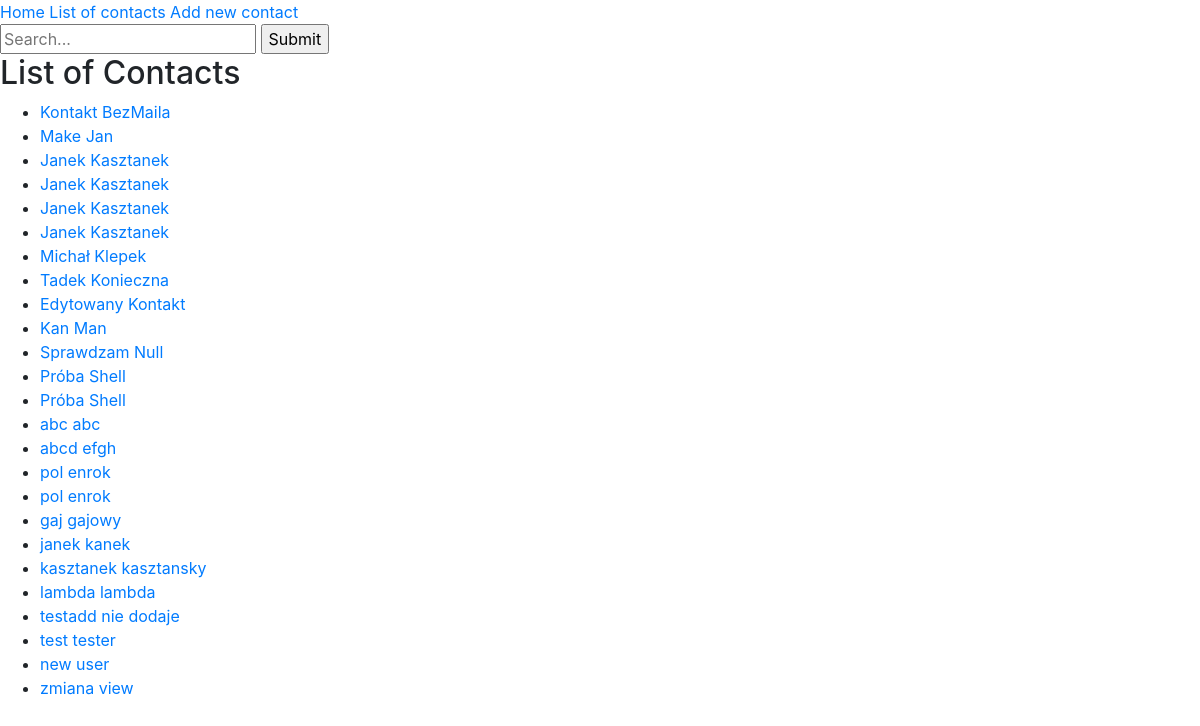
The app's page /contacts/, older data.
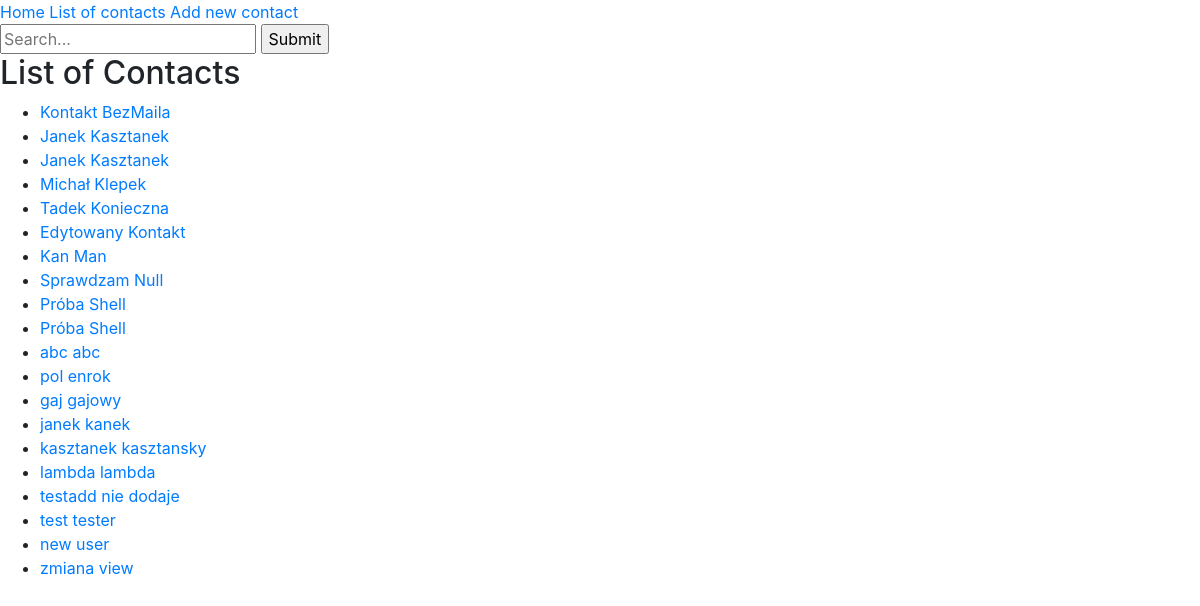
The same page, newer data.
### PhonebookApp/models.py (models this page shows, shortened)
class Person(models.Model):
    name = models.CharField(max_length=50)
    surname = models.CharField(max_length=50)

### PhonebookApp/views.py (the view)
# urls.py: path('contacts/', views.contact_list, name='contact-list'),
def contact_list(request):
    contacts = Person.objects.order_by('surname')
    return render(request, 'contact_list.html', {'contacts': contacts})

### templates/contact_list.html (shortened to what this page needs)
{% extends 'base.html' %}
{% block content %}
{% if contacts %}
    <h2>List of Contacts</h2>
    <ul>
    {% for person in contacts %}
        <li><a href="/phonebookapp/{{ person.id }}/">{{ person.name }} {{ person.surname }}</a></li>
    {% endfor %}
    </ul>
    {% else %}
    <p>There is no contacts in phonebook</p>
{% endif %}
{% endblock %}

### templates/base.html (shortened to what this page needs)
{% load static %}
<!DOCTYPE html>
<html lang="en">
<head>
  <link rel="stylesheet" href="https://stackpath.bootstrapcdn.com/bootstrap/4.4.1/css/bootstrap.min.css">
</head>
<body>
  <link rel="stylesheet" href="{%  static '' %}"/>
  <nav>
    <a href="{% url "home" %}">Home</a>
    <a href="{% url "contact-list" %}">List of contacts</a>
    <a href="{% url "add" %}">Add new contact</a>
  </nav>
  <form action="{% url 'search_results' %}" method="get">
    <input name="q" type="text" placeholder="Search...">
      <input type="submit" value="Submit" />
  </form>
  {% block content %}
  {% endblock %}
</body>
</html>

Row changes from the older to the newer data that the page shows:
removed Person: name "Make", surname "Jan"
removed Person: name "Janek", surname "Kasztanek"
removed Person: name "Janek", surname "Kasztanek"
removed Person: name "abcd", surname "efgh"
removed Person: name "pol", surname "enrok"
